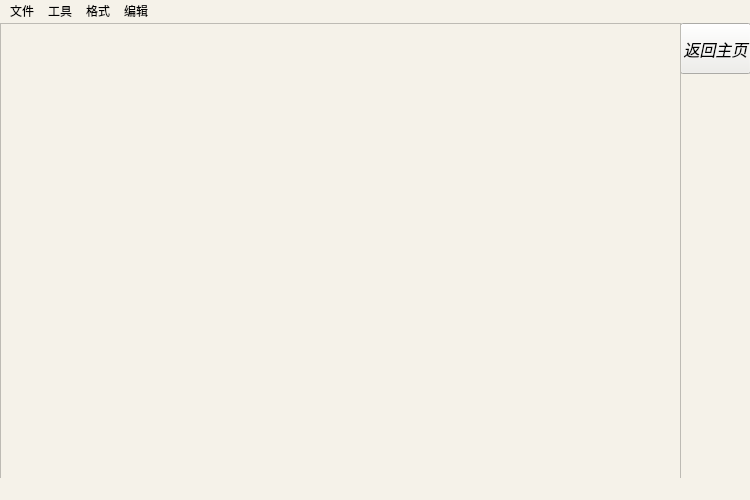
<?xml version="1.0" encoding="UTF-8"?>
<ui version="4.0">
 <class>MainWindownote</class>
 <widget class="QMainWindow" name="MainWindownote">
  <property name="geometry">
   <rect>
    <x>0</x>
    <y>0</y>
    <width>750</width>
    <height>500</height>
   </rect>
  </property>
  <property name="minimumSize">
   <size>
    <width>750</width>
    <height>500</height>
   </size>
  </property>
  <property name="maximumSize">
   <size>
    <width>750</width>
    <height>500</height>
   </size>
  </property>
  <property name="windowTitle">
   <string>记事本</string>
  </property>
  <property name="styleSheet">
   <string notr="true">background-color:#F5F2E9</string>
  </property>
  <widget class="QWidget" name="centralwidget">
   <widget class="QPushButton" name="pushButton">
    <property name="geometry">
     <rect>
      <x>680</x>
      <y>0</y>
      <width>71</width>
      <height>51</height>
     </rect>
    </property>
    <property name="font">
     <font>
      <family>得意黑</family>
      <pointsize>12</pointsize>
      <italic>true</italic>
     </font>
    </property>
    <property name="styleSheet">
     <string notr="true">QPushButton
{
    background-repeat:no-repeat;
    background-color:#EFEEE9 ;
    background-image: url(:/mainIcons/首页 (4).png);
    background-position:top left center

 } </string>
    </property>
    <property name="text">
     <string>返回主页</string>
    </property>
   </widget>
   <widget class="QTextEdit" name="textEdit">
    <property name="geometry">
     <rect>
      <x>0</x>
      <y>0</y>
      <width>681</width>
      <height>471</height>
     </rect>
    </property>
    <property name="focusPolicy">
     <enum>Qt::ClickFocus</enum>
    </property>
   </widget>
  </widget>
  <widget class="QMenuBar" name="menubar">
   <property name="geometry">
    <rect>
     <x>0</x>
     <y>0</y>
     <width>750</width>
     <height>21</height>
    </rect>
   </property>
   <widget class="QMenu" name="menu">
    <property name="title">
     <string>文件</string>
    </property>
    <addaction name="separator"/>
    <addaction name="action_open"/>
    <addaction name="actionlingcunwei"/>
    <addaction name="actiontuichu"/>
    <addaction name="actionnew"/>
    <addaction name="actionsave"/>
    <addaction name="actionwindow"/>
    <addaction name="actionpicture"/>
   </widget>
   <widget class="QMenu" name="menuedit">
    <property name="title">
     <string>工具</string>
    </property>
    <addaction name="actionDateAndTime"/>
    <addaction name="actionsearch"/>
    <addaction name="actioncopy"/>
    <addaction name="actioncut"/>
    <addaction name="actionpaste"/>
   </widget>
   <widget class="QMenu" name="menu_2">
    <property name="title">
     <string>格式</string>
    </property>
    <addaction name="actionjuzhong"/>
    <addaction name="actionzuo"/>
    <addaction name="actionyou"/>
   </widget>
   <widget class="QMenu" name="menuedit_2">
    <property name="title">
     <string>编辑</string>
    </property>
    <widget class="QMenu" name="menufond">
     <property name="geometry">
      <rect>
       <x>578</x>
       <y>101</y>
       <width>120</width>
       <height>115</height>
      </rect>
     </property>
     <property name="title">
      <string>字体</string>
     </property>
     <addaction name="actionsong"/>
     <addaction name="actionhei"/>
     <addaction name="actionkai"/>
    </widget>
    <widget class="QMenu" name="menu_3">
     <property name="title">
      <string>加粗</string>
     </property>
     <addaction name="actionjiacu_2"/>
     <addaction name="actiondejiacu_2"/>
    </widget>
    <widget class="QMenu" name="menu_4">
     <property name="title">
      <string>斜体</string>
     </property>
     <addaction name="actionxieti_2"/>
     <addaction name="actiondexieti"/>
    </widget>
    <widget class="QMenu" name="menu_5">
     <property name="title">
      <string>下划线</string>
     </property>
     <addaction name="actionxiahuaxian_2"/>
     <addaction name="actiondexiahuaxian"/>
    </widget>
    <widget class="QMenu" name="menu_6">
     <property name="title">
      <string>字体颜色</string>
     </property>
     <addaction name="actionred"/>
     <addaction name="actionblue"/>
     <addaction name="actiongreen"/>
    </widget>
    <widget class="QMenu" name="menu_7">
     <property name="title">
      <string>字号</string>
     </property>
     <addaction name="action10"/>
     <addaction name="action12"/>
     <addaction name="action14"/>
     <addaction name="action1"/>
     <addaction name="action18"/>
     <addaction name="action20"/>
     <addaction name="action32"/>
     <addaction name="action64"/>
    </widget>
    <addaction name="menufond"/>
    <addaction name="menu_6"/>
    <addaction name="menu_7"/>
    <addaction name="menu_3"/>
    <addaction name="menu_4"/>
    <addaction name="menu_5"/>
   </widget>
   <addaction name="menu"/>
   <addaction name="menuedit"/>
   <addaction name="menu_2"/>
   <addaction name="menuedit_2"/>
  </widget>
  <widget class="QStatusBar" name="statusbar"/>
  <action name="action_open">
   <property name="text">
    <string>打开(O)</string>
   </property>
  </action>
  <action name="actionlingcunwei">
   <property name="text">
    <string>另存为</string>
   </property>
  </action>
  <action name="actiontuichu">
   <property name="text">
    <string>退出</string>
   </property>
  </action>
  <action name="actionnew">
   <property name="text">
    <string>新建(N)</string>
   </property>
  </action>
  <action name="actionsave">
   <property name="text">
    <string>保存(S)</string>
   </property>
   <property name="iconText">
    <string>保存(S）</string>
   </property>
  </action>
  <action name="actionwindow">
   <property name="text">
    <string>新窗口(W)</string>
   </property>
  </action>
  <action name="actionDateAndTime">
   <property name="text">
    <string>时间与日期</string>
   </property>
  </action>
  <action name="actionsearch">
   <property name="text">
    <string>搜索(限英语)</string>
   </property>
  </action>
  <action name="actioncopy">
   <property name="text">
    <string>复制(C)</string>
   </property>
  </action>
  <action name="actioncut">
   <property name="text">
    <string>剪切</string>
   </property>
  </action>
  <action name="actionpaste">
   <property name="text">
    <string>粘贴(V)</string>
   </property>
  </action>
  <action name="actionpicture">
   <property name="text">
    <string>图片</string>
   </property>
  </action>
  <action name="actionjuzhong">
   <property name="text">
    <string>居中对齐</string>
   </property>
  </action>
  <action name="actionzuo">
   <property name="text">
    <string>左对齐</string>
   </property>
  </action>
  <action name="actionyou">
   <property name="text">
    <string>右对齐</string>
   </property>
  </action>
  <action name="actionsong">
   <property name="text">
    <string>宋体</string>
   </property>
  </action>
  <action name="actionhei">
   <property name="text">
    <string>黑体</string>
   </property>
  </action>
  <action name="actionkai">
   <property name="text">
    <string>楷体</string>
   </property>
  </action>
  <action name="actiondejiacu">
   <property name="text">
    <string>dejiacu</string>
   </property>
  </action>
  <action name="actionjiacu_2">
   <property name="text">
    <string>加粗</string>
   </property>
  </action>
  <action name="actiondejiacu_2">
   <property name="text">
    <string>取消加粗</string>
   </property>
  </action>
  <action name="actionxieti_2">
   <property name="text">
    <string>斜体</string>
   </property>
  </action>
  <action name="actiondexieti">
   <property name="text">
    <string>取消斜体</string>
   </property>
  </action>
  <action name="actionxiahuaxian_2">
   <property name="text">
    <string>下划线</string>
   </property>
  </action>
  <action name="actiondexiahuaxian">
   <property name="text">
    <string>取消下划线</string>
   </property>
  </action>
  <action name="actionred">
   <property name="text">
    <string>红色</string>
   </property>
  </action>
  <action name="actionblue">
   <property name="text">
    <string>蓝色</string>
   </property>
  </action>
  <action name="actiongreen">
   <property name="text">
    <string>绿色</string>
   </property>
  </action>
  <action name="actiontelloe">
   <property name="text">
    <string>yellow</string>
   </property>
  </action>
  <action name="action10">
   <property name="text">
    <string>10</string>
   </property>
  </action>
  <action name="action12">
   <property name="text">
    <string>12</string>
   </property>
  </action>
  <action name="action14">
   <property name="text">
    <string>14</string>
   </property>
  </action>
  <action name="action1">
   <property name="text">
    <string>16</string>
   </property>
  </action>
  <action name="action18">
   <property name="text">
    <string>18</string>
   </property>
  </action>
  <action name="action20">
   <property name="text">
    <string>20</string>
   </property>
  </action>
  <action name="action32">
   <property name="text">
    <string>32</string>
   </property>
  </action>
  <action name="action64">
   <property name="text">
    <string>64</string>
   </property>
  </action>
 </widget>
 <resources/>
 <connections/>
</ui>
